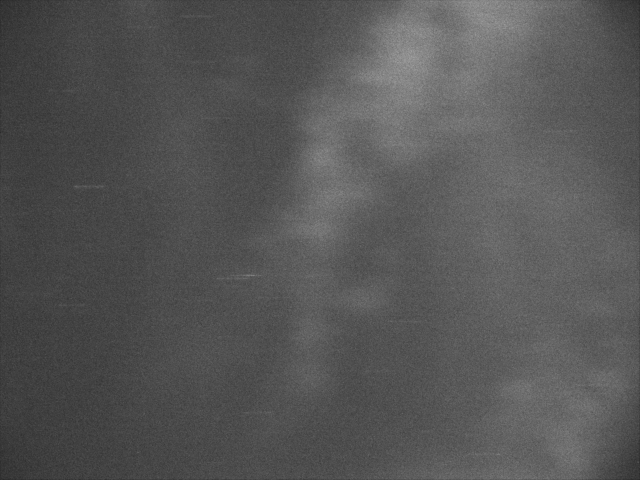
#> input picture 10.png, 1280 x 960 px (shown at 1/2 size)
$ jupyter execute detect.ipynb
#> lines starting #> are read from the running program, lines starting #| are printed output that depends on the picture
#> further down, src is the input picture: shape (960, 1280); min 24, max 181, mean 85.4
[cell 1]
import numpy as np
import cv2 as cv

[cell 2]
DEBUG = 1

[cell 3]
def lst_square(x, y):
    # inv(x.T * x) * x.T * Y
    return np.linalg.inv(np.dot(x.T, x)).dot(x.T).dot(y)

def draw(img, theta):
    x = np.linspace(0, 99, 100).astype(np.int64)
    y = np.floor(theta[0] * x + theta[1]).astype(np.int64)
    img[99 - y[np.where((y > 0) &(y < 100))], x[np.where((y > 0) &(y < 100))]] = 150

[cell 4]
def solution(image):
    row, col = image.shape
#> row = 960; col = 1280
    # grayImg = cv.cvtColor(image, cv.COLOR_RGB2GRAY)
    blurImg = cv.GaussianBlur(image, (3, 3), 0)
    # blurImg = cv.blur(image, (7, 7))
    win = 100
    num = 0
    Theta = np.zeros((100, 1))
    for i in range(row // win):
        for j in range(col // win):
            window = blurImg[i * win : (i + 1) * win, j * win : (j + 1) * win]
            mean = np.mean(window)
            std = np.std(window)
            if mean > 150:
                continue
            print(mean, std)
            edgeImg = cv.Canny(window, 80, 120)
            edges = np.where(edgeImg == 255)
            if edges[0].size:
                x = np.ones((edges[1].size, 2))
                x[:, 0] = edges[1]
                y = 99 - edges[0].reshape(edges[0].size, 1)
                theta = lst_square(x, y)
                cv.imshow('img', window)
                draw(edgeImg, theta)
                cv.imshow('edge', edgeImg)
                Theta[num] = np.arctan(theta[0]) * 180 / np.pi
                print(Theta[num])
                num = num + 1
                if cv.waitKey(0) == 27:
                    return
            else:
                if DEBUG:
                    cv.imshow('img', window)
                    # cv.imshow('edge', edgeImg)
                    if cv.waitKey(0) == 27:
                        return
                cv.waitKey(1)
#> this loop made 1 pass
#> pass 1, in solution, `cv.imshow('img', window)`:
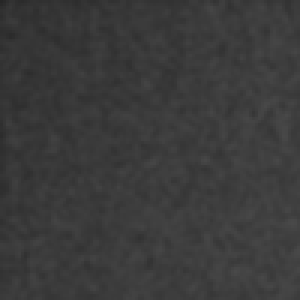
#> window 'img': shape (100, 100) (shown 3 times larger); min 38, max 73, mean 58.9
#> after the loop: edgeImg: shape (100, 100); every value is 0
#> after the loop, Theta = 100 values from 0 to 0; num = 0
    # print(Theta)
    print(np.mean(Theta[np.where(Theta != 0)]))

[cell 5]
src = cv.imread('10.png', 0)
cv.namedWindow('img', cv.WINDOW_NORMAL)
cv.resizeWindow('img', 400, 400)
cv.namedWindow('edge', cv.WINDOW_NORMAL)
cv.resizeWindow('edge', 400, 400)
solution(src)
cv.destroyAllWindows()


$ run again, with 103.png copied over 10.png
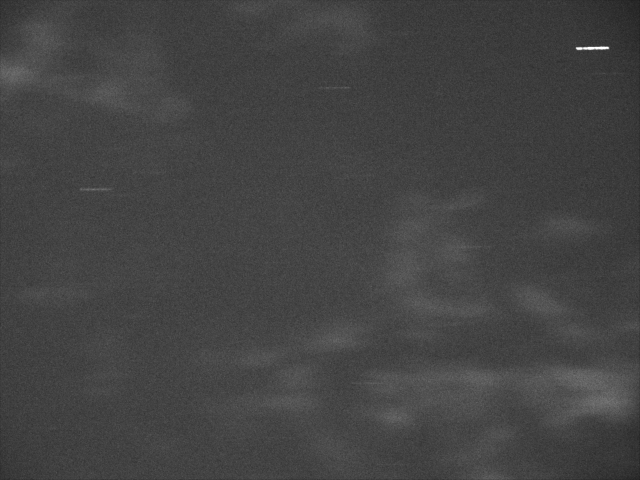
#> input picture 103.png, 1280 x 960 px (shown at 1/2 size)
#> src is the input picture: shape (960, 1280); min 19, max 255, mean 67.5
#> the loop in solution, `for i in range(row // win):` made 1 pass
#> pass 1, in solution, `cv.imshow('img', window)`:
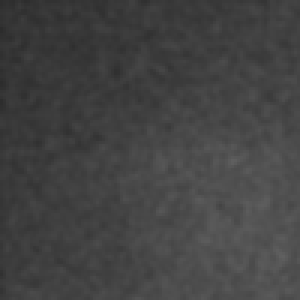
#> window 'img': shape (100, 100) (shown 3 times larger); min 44, max 96, mean 67
#> after the loop in solution, `for i in range(row // win):`: Theta = 100 values from 0 to 0; num = 0
